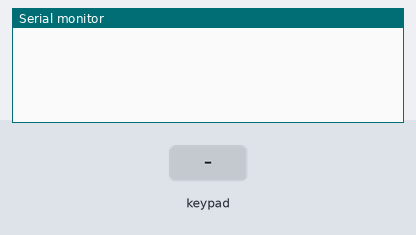
This sketch was run on a simulated Teensy 4. On the bench: the last lines printed to the serial monitor. The inputs (shaded band) are chosen by the test bench.

Above: at 1.2 s.
1.3 s: key '1' pressed
At 2.4 s:
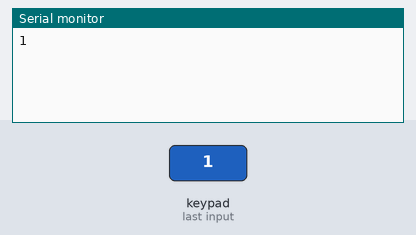
2.8 s: keypad keys 2 3 4 # pressed 0.4 s apart
At 4.7 s:
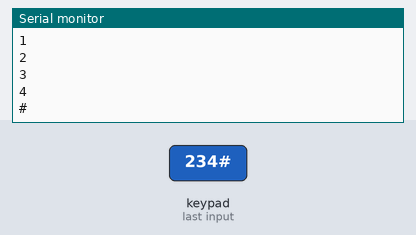
5.9 s: key '*' pressed
At 7.1 s:
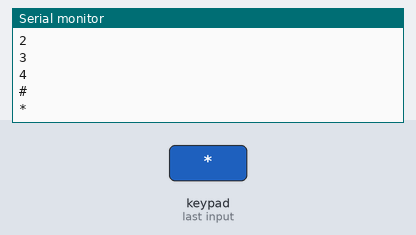
7.4 s: keypad keys 5 6 7 8 pressed 0.4 s apart
At 9.4 s:
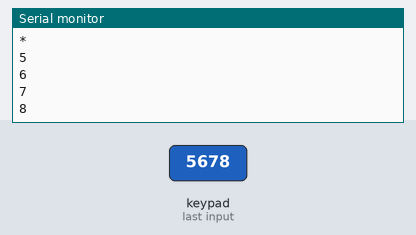
Timing chart, 0 to 10.9 s (numbered marks = the images above; inputs shaded):
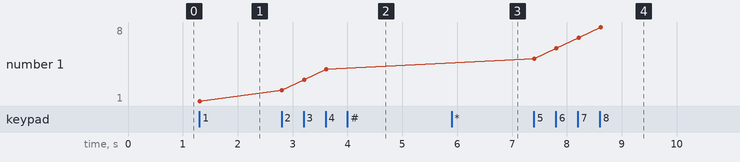

The sketch:

midi_keypad.ino
```cpp
// reference: https://www.adafruit.com/product/1824
// https://playground.arduino.cc/Code/Keypad/

#include "Arduino.h"
#include "Keypad.h"

const byte ROWS = 4; //four rows
const byte COLS = 3; //three columns
char keys[ROWS][COLS] = {
  {'1', '2', '3'},
  {'4', '5', '6'},
  {'7', '8', '9'},
  {'*', '0', '#'}
};
byte colPins[COLS] = {2, 3, 4}; //connect to the column pinouts of the keypad (first 3 from left)
byte rowPins[ROWS] = {5, 6, 7, 8}; //connect to the row pinouts of the keypad (next 4 fromt left)

Keypad keypad = Keypad( makeKeymap(keys), rowPins, colPins, ROWS, COLS );


const int channel = 1; // midi channel

elapsedMillis msec = 0;


void setup() {
  Serial.begin(9600);
}

void loop() {
  if (msec >= 20) {
    msec = 0;
    char key = keypad.getKey();

    if (key != NO_KEY) {
      Serial.println(key);
    }
    if (key == '1') {
      usbMIDI.sendControlChange(51, 127, channel);
    }
    if (key == '2') {
      usbMIDI.sendControlChange(52, 127, channel);
    }
    if (key == '3') {
      usbMIDI.sendControlChange(53, 127, channel);
    }
    if (key == '4') {
      usbMIDI.sendControlChange(54, 127, channel);
    }
    if (key == '5') {
      usbMIDI.sendControlChange(55, 127, channel);
    }
    if (key == '6') {
      usbMIDI.sendControlChange(56, 127, channel);
    }
    if (key == '7') {
      usbMIDI.sendControlChange(57, 127, channel);
    }
    if (key == '8') {
      usbMIDI.sendControlChange(58, 127, channel);
    }
    if (key == '9') {
      usbMIDI.sendControlChange(59, 127, channel);
    }
    if (key == '0') {
      usbMIDI.sendControlChange(60, 127, channel);
    }
    if (key == '*') {
      usbMIDI.sendControlChange(61, 127, channel);
    }
    if (key == '#') {
      usbMIDI.sendControlChange(62, 127, channel);
    }

  }
  while (usbMIDI.read()) {
    // ignore incoming messages
  }
}
```

Measured:
- after the input at 1.3 s, the serial monitor: prints a new line at once (image 1)
- after the input at 2.8 s, the serial monitor: prints a new line at once (image 2)
- after the input at 5.9 s, the serial monitor: prints a new line at once (image 3)
- after the input at 7.4 s, the serial monitor: prints a new line at once (image 4)
- plotted number 1: 1 → 4 after the input at 2.8 s, 4 → 8 after the input at 7.4 s
